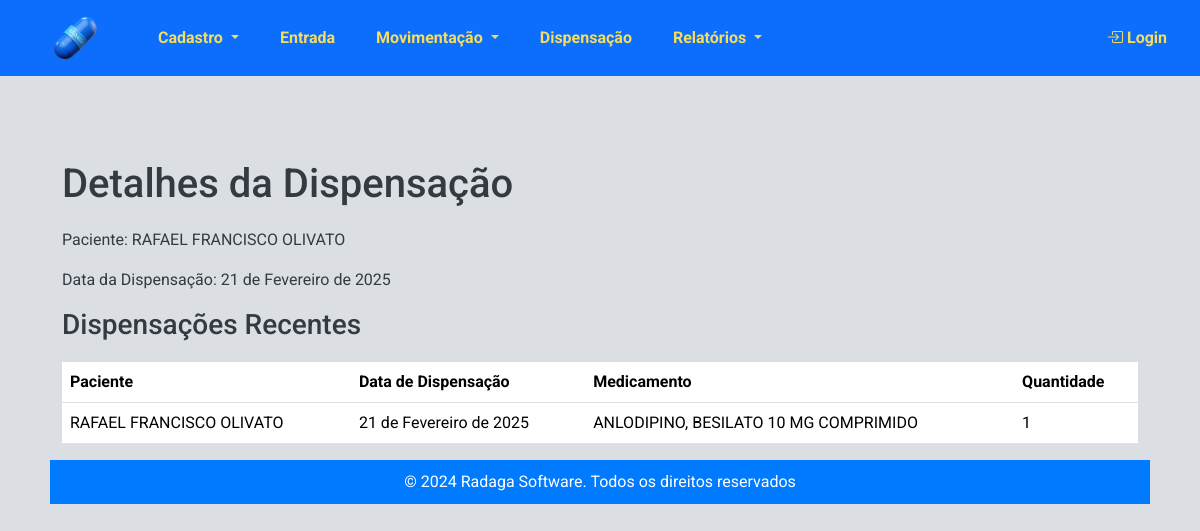
/estoque/estoque/dispensacoes/21/, run on the app's committed database.
### estoque/models.py (models this page shows, shortened)
class Dispensacao(models.Model):
    paciente = models.ForeignKey('Paciente', on_delete=models.CASCADE)
    medico = models.ForeignKey('Medico', on_delete=models.SET_NULL, null=True, blank=True,  verbose_name="Médico")
    outros_prescritores = models.CharField(max_length=255, blank=True, null=True)
    numero_notificacao = models.CharField(max_length=6, blank=True, null=True, verbose_name="Número notificação")
    data_receita = models.DateField(default=timezone.now)
    data_dispensacao = models.DateField(auto_now_add=True)

class Paciente(models.Model):
    nome = models.CharField(max_length=100)
    nome_mae = models.CharField(max_length=100, verbose_name="Nome da mãe")
    cns = models.CharField(max_length=15, unique=True, verbose_name="CNS")
    cpf = models.CharField(max_length=11, unique=True, verbose_name="CPF")
    data_nascimento = models.DateField()

class DispensacaoMedicamento(models.Model):
    dispensacao = models.ForeignKey('Dispensacao', related_name='medicamentos', on_delete=models.CASCADE)
    medicamento = models.ForeignKey('Medicamento', on_delete=models.CASCADE)
    quantidade = models.PositiveIntegerField()

class Medicamento(models.Model):
    LISTA_CHOICES = [
        ('A', 'Lista A'),
        ('B', 'Lista B'),
        ('C', 'Lista C'),
    ]
    codigo_identificacao = models.CharField(max_length=100, blank=True, null=True)
    nome = models.CharField(max_length=255, blank=True, null=True)
    psicotropico = models.CharField(max_length=1, choices=LISTA_CHOICES, blank=True, null=True, verbose_name="Psicotrópico")

### estoque/views.py (the view)
# urls.py: path('dispensacoes/<int:id>/', views.detalhes_dispensacao, name='detalhes_dispensacao'),
def detalhes_dispensacao(request, id):
    dispensacao = Dispensacao.objects.get(id=id)
    dispensacoes_recentes = Dispensacao.objects.order_by("-data_dispensacao")[:5]
    context = {
        "dispensacao": dispensacao,
        "dispensacoes_recentes": dispensacoes_recentes,
    }
    return render(request, "estoque/detalhes_dispensacao.html", context)

### estoque/templates/estoque/detalhes_dispensacao.html
{% extends 'estoque/base.html' %}
{% block content %}
<div class="container">
    <h1>Detalhes da Dispensação</h1>
    <p>Paciente: {{ dispensacao.paciente.nome }}</p>
    <p>Data da Dispensação: {{ dispensacao.data_dispensacao }}</p>
    <h3>Dispensações Recentes</h3>
    <table class="table">
        <thead>
            <tr>
                <th>Paciente</th>
                <th>Data de Dispensação</th>
                <th>Medicamento</th>
                <th>Quantidade</th>
            </tr>
        </thead>
        <tbody>
            {% for dispensacao in dispensacoes_recentes %}
                {% for item in dispensacao.medicamentos.all %}
                    <tr>
                        {% if forloop.first %}
                            <td rowspan="{{ dispensacao.medicamentos.count }}">{{ dispensacao.paciente.nome }}</td>
                        {% endif %}
                        <td>{{ dispensacao.data_dispensacao }}</td>
                        <td>{{ item.medicamento.nome }}</td>
                        <td>{{ item.quantidade }}</td>
                    </tr>
                {% endfor %}
            {% empty %}
                <tr>
                    <td colspan="4">Nenhuma dispensação registrada ainda.</td>
                </tr>
            {% endfor %}
        </tbody>
    </table>
{% endblock %}

### estoque/static/estoque/css/styles.css (style rules this page uses)
html, body { height: 100%; margin: 0; padding: 0; font-family: 'Roboto', sans-serif; background-color: #dbdfe4; color: #343a40; display: flex; flex-direction: column; }
.container { margin-top: 20px; }
h1, h2, h3, h4, h5, h6 { font-family: 'Roboto', sans-serif; color: #343a40; margin-bottom: 20px; }
h1 { font-size: 2.5rem; }
h3 { font-size: 1.75rem; }

### data on the page
Dispensacao: paciente.nome "RAFAEL FRANCISCO OLIVATO", data_dispensacao "21 de Fevereiro de 2025"
DispensacaoMedicamento: medicamento.nome "ANLODIPINO, BESILATO 10 MG COMPRIMIDO", quantidade "1"
